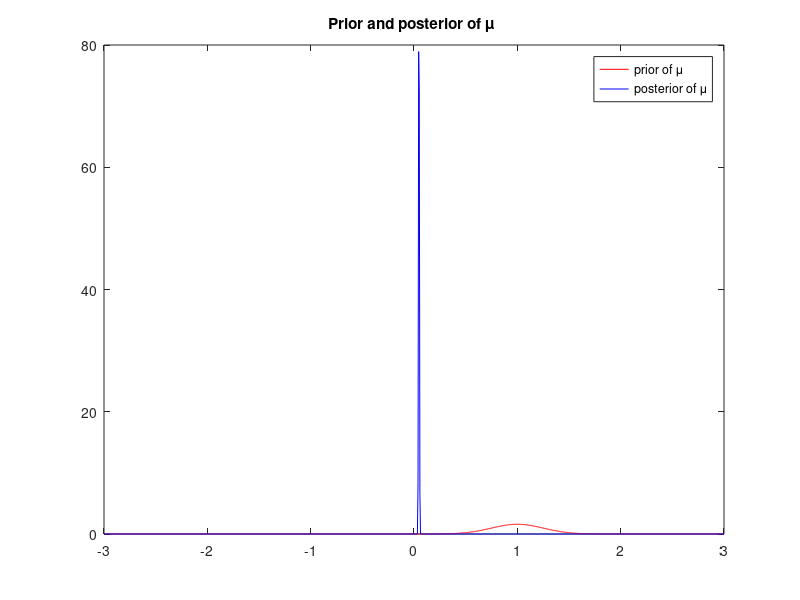

MATLAB code for this plot:
clc; close all; clear all;
n = 1000;

% values of the hyperparameters of the prior on mu
mu_0 = 1; sigma_0 = 0.5;

% parameter value for the data to be simulated
mu = 0; sigma = 2;  % to sample X1~N(0,2^2)

% sampling the data
x = mu + sigma.*randn(1,n);

% Parameters for the posterior of mu
xbar = sum(x)/n;
lambda = (n*sigma_0^2)/(n*sigma_0^2 + sigma^2);
mu_n = lambda*xbar + (1-lambda)*mu_0;

sigma_n = (sigma^2*sigma_0^2)/(n*sigma_0^2+sigma^2);

% Subdivision of the x-axis
naxe = 1000;
axe = linspace(-3,3,naxe);

% Plotting
figure
plot(axe,normpdf(axe,mu_0,sigma_0^2),'r');
hold on
plot(axe,normpdf(axe,mu_n,sigma_n),'b');
title('Prior and posterior of \mu ')
legend('prior of \mu','posterior of \mu')

% Bayesian estimate
mu_n